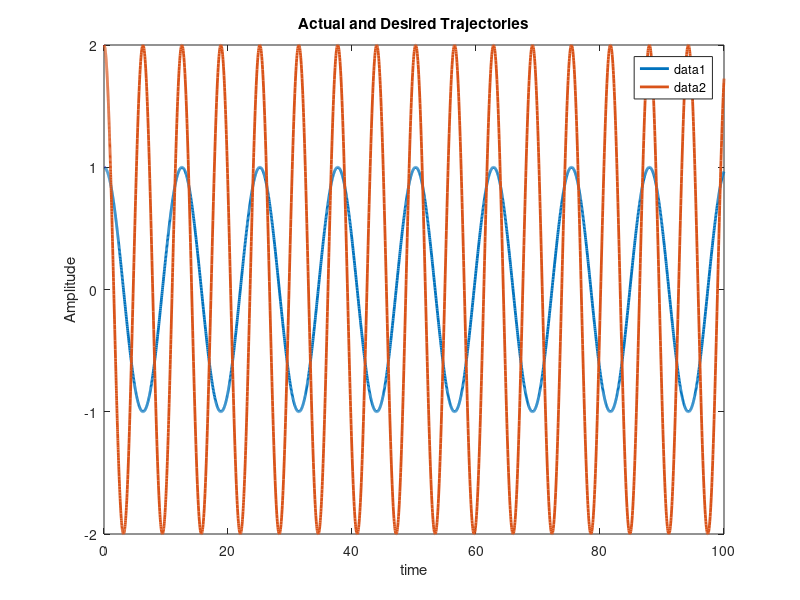

Recreate this plot in MATLAB. (Note: this script raises an error after producing the figure.)
function twoLinkRobotAdaptive
close all
%Set up parameters for sim
p1       = 3.473;
p2       = 0.196;
p3       = 0.242;
f1       = 5.3;
f2       = 1.1;

% Stacked parameter vector
theta    = [p1;p2;p3;f1;f2];

% Simulation final time
tf   = 100;

% Initial condition vector (X0 must be same size and "form" as X and XDot below)
% (i.e., in this sim, X0 = [e0;r0;thetahat0])
X0   = [4;10;3;2;1;1;1;1;1];

% Options for integration function
opts = odeset('RelTol',1e-3,'AbsTol',1e-3);

% Integrate (you can send the paramters theta to the dynamics as seen below)
[t,STATES] = ode45(@(t,X) twoLinkdynamics(t,X,theta),[0 tf],X0,opts);

% Set up desired trajectory data for plots (enter desired trajectory for your simulation)
qd = [cos(0.5*t) 2*cos(t)]';

% Parse integrated states (STATES is the same "form" as X0)
% (i.e., in this sim, STATES = [e r thetahat] over all time);
e  = STATES(:,1:2)';
r  = STATES(:,3:4)';
thetaHat = STATES(:,5:9)';

% Compute x from e and xd for plotting purposes
q  = e + qd;

% Plot the actual vs desired trajectories
figure(1)
plot(t,qd,'-','LineWidth',2)
title('Actual and Desired Trajectories');
xlabel('time');
ylabel('Amplitude');
legend();
hold on
ax = gca;
ax.ColorOrderIndex = 1;
plot(t,q,':','LineWidth',2)
hold off


% Plot the filtered tracking error
figure(2)
plot(t,r,'--','LineWidth',2)
title('Filtered Tracking error')
xlabel('time');
ylabel('Amplitude');

% Plot the adaptive estimates vs actual parameters
figure(3)
plot(t,repmat(theta,1,length(t)),'-','LineWidth',2)
hold on
ax = gca;
ax.ColorOrderIndex = 1;
plot(t,thetaHat,':','LineWidth',2)
title('Adaptive Estimates & Actual Parameters')
xlabel('time');
ylabel('Amplitude');
hold off

function [XDot] = twoLinkdynamics(t,X,theta)

% Parse parameter vector
p1 = theta(1);
p2 = theta(2);
p3 = theta(3);
f1 = theta(4);
f2 = theta(5);

% Select gains for controller
K        = 5; %Enter a number
a        = 1.5; %Enter a number

% Desired trajectory and needed derivatives
qd       = [cos(0.5*t);2*cos(t)]
qdDot    = [-0.5*sin(0.5*t);-2*sin(t)] %Enter the expression
qdDotDot = [-0.25*cos(0.5*t);-2*cos(t)] %Enter the expression

% Parse current states (X is the same size and "form" as X0)
% (i.e., in this sim, X = [e;r;thetahat])
e        = [X(1);X(2)];
r        = [X(3);X(4)];
thetaHat = [X(5);X(6);X(7);X(8);X(9)];

% Compute current x and xDot for convenience
q        = e + qd;
qDot     = r - a*e + qdDot;

% Compute cos(x2) and sin(x2) for convenience
c2       = cos(q(2));
s2       = sin(q(2));


% Compute current matrices for the dynamics
M        = [p1 + 2*p3*c2 p2 + p3*c2;p2 + p3*c2 p2];
Vm       = [-p3*s2*qDot(2) -p3*s2*(qDot(1) + qDot(2));p3*s2*qDot(1) 0];
fd       = [f1 0;0 f2];

% Compute current regression matrix
y11      = -qdDotDot(1)+a*(qDot(1)-qdDot(1)); %Enter the expression
y12      = -qdDotDot(2)+a*(qDot(1)-qdDot(2)); %Enter the expression
y13      = s2*qDot(2)*qdDot(1) + s2*qDot(1)*qdDot(2) + s2*qDot(2)*qdDot(2) + a*s2*qDot(2)*e(1) + a*s2*qDot(1)*e(2) + a*s2*qDot(2)*e(2) - 2*c2*qdDotDot(1) - c2*qdDotDot(2) + 2*a*c2*(qDot(1)-qdDot(1)) + a*c2*(qDot(2)-qdDot(2)); %Enter the expression
y14      = -qDot(1);
y15      = 0;

y21      = 0; %Enter the expression
y22      = -qdDotDot(1) - qdDotDot(2) + a*(qDot(1)-qdDot(1)) + a*(qDot(2)-qdDot(2)); %Enter the expression
y23      = -s2*qDot(1)*qdDot(1) - a*s2*qDot(1)*e(1) - c2*qdDotDot(1) + a*c2*(qDot(1)-qdDot(1))   ; %Enter the expression
y24      = 0;
y25      = -qDot(2);
Y        = [y11 y12 y13 y14 y15;y21 y22 y23 y24 y25];

% Design controller

u        = -K*r-Y*thetaHat-e; %Enter the expression

% Compute current closed-loop dynamics
eDot        = qDot - qdDot;
rDot        = M\(-Vm*qDot-fd*qDot+u-M*qdDotDot+M*a*eDot); %Enter the expression
thetaHatDot = 10*transpose(Y)*r; %Enter the expression

% Stacked dynamics vector (XDot is the same size and "form" as X)
XDot        = [eDot;rDot;thetaHatDot];
